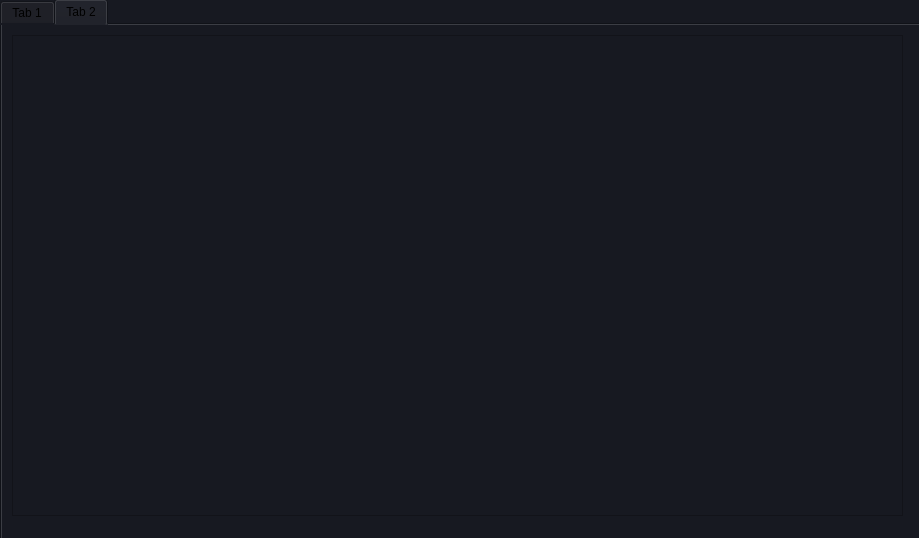
<?xml version="1.0" encoding="UTF-8"?>
<ui version="4.0">
 <class>MainWindow</class>
 <widget class="QMainWindow" name="MainWindow">
  <property name="geometry">
   <rect>
    <x>0</x>
    <y>0</y>
    <width>919</width>
    <height>538</height>
   </rect>
  </property>
  <property name="windowTitle">
   <string>MainWindow</string>
  </property>
  <property name="styleSheet">
   <string notr="true">background-color: rgb(23, 25, 33);
</string>
  </property>
  <widget class="QWidget" name="centralwidget">
   <widget class="QTabWidget" name="tabWidget">
    <property name="geometry">
     <rect>
      <x>0</x>
      <y>-1</y>
      <width>921</width>
      <height>541</height>
     </rect>
    </property>
    <property name="currentIndex">
     <number>1</number>
    </property>
    <widget class="QWidget" name="tab">
     <attribute name="title">
      <string>Tab 1</string>
     </attribute>
    </widget>
    <widget class="QWidget" name="tab_2">
     <attribute name="title">
      <string>Tab 2</string>
     </attribute>
     <widget class="QTableWidget" name="tableWidget">
      <property name="geometry">
       <rect>
        <x>10</x>
        <y>10</y>
        <width>891</width>
        <height>481</height>
       </rect>
      </property>
     </widget>
    </widget>
   </widget>
  </widget>
 </widget>
 <resources/>
 <connections/>
</ui>
